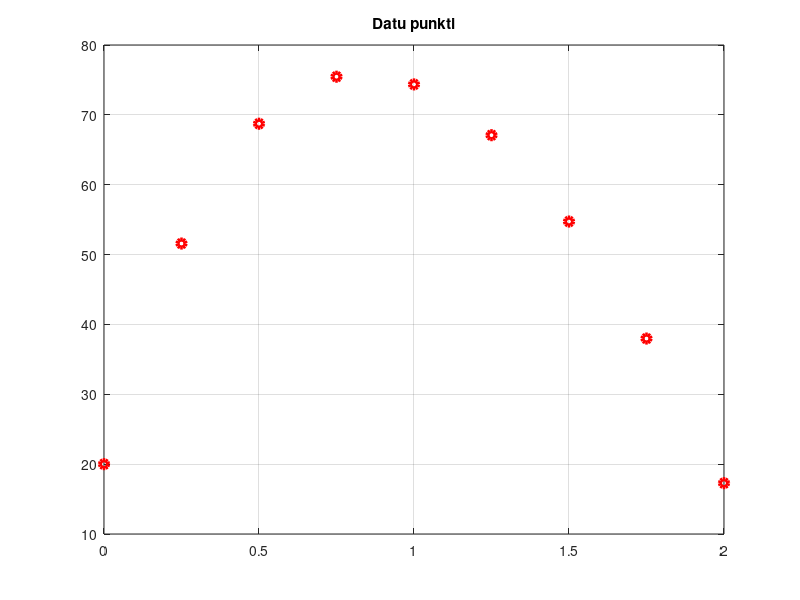

Write the MATLAB code that produced this figure. (Note: this script raises an error after producing the figure.)
clc, clearvars, close all, format short

xpoints = [0 0.25 0.5 0.75 1.0 1.25 1.5 1.75 2.0]';
ypoints = [20.00 51.58 68.73 75.46 74.36 67.09 54.73 37.98 17.28]';

figure
plot(xpoints, ypoints, 'or', 'LineWidth', 3)
grid on, title('Datu punkti')

max_karta = 4;
adj  = zeros(1, max_karta);
rmse = zeros(1, max_karta);

for n = 1:max_karta
    poly_value = sprintf('poly%d', n);
    [p, reg] = fit(xpoints, ypoints, poly_value)

    p = polyfit(xpoints, ypoints, n);
    xx = linspace(min(xpoints), max(xpoints), 1000);
    yapprox = polyval(p, xx);

    figure
    plot(xpoints, ypoints, 'or', xx, yapprox, 'k', 'LineWidth', 3)
    legend('data', 'fitted curve'), grid on
    title(sprintf('Aproksimācija ar %d kārtas polinomu', n))

    fun_prob1(p);

    adj(n)  = reg.adjrsquare;
    rmse(n) = reg.rmse;
end


[~, order] = sortrows([-adj(:), rmse(:)]);
best_n = order(1);

fprintf('\n Vislabākā aproksimācija ir %d. kārtas polinoms ',best_n)

function fun_prob1(koef)
 m = length(koef); n = m-1;
 fprintf('\n Atbilde. %.0f. kārtas polinoms: \n ', n)
 for i = 1:m
   if koef(i) < 0, fprintf(' %.4fx^%.0f', koef(i), n);
   else,            fprintf(' +%.4fx^%.0f', koef(i), n);
   end
   n = n-1;
 end
 fprintf('\n')
end
